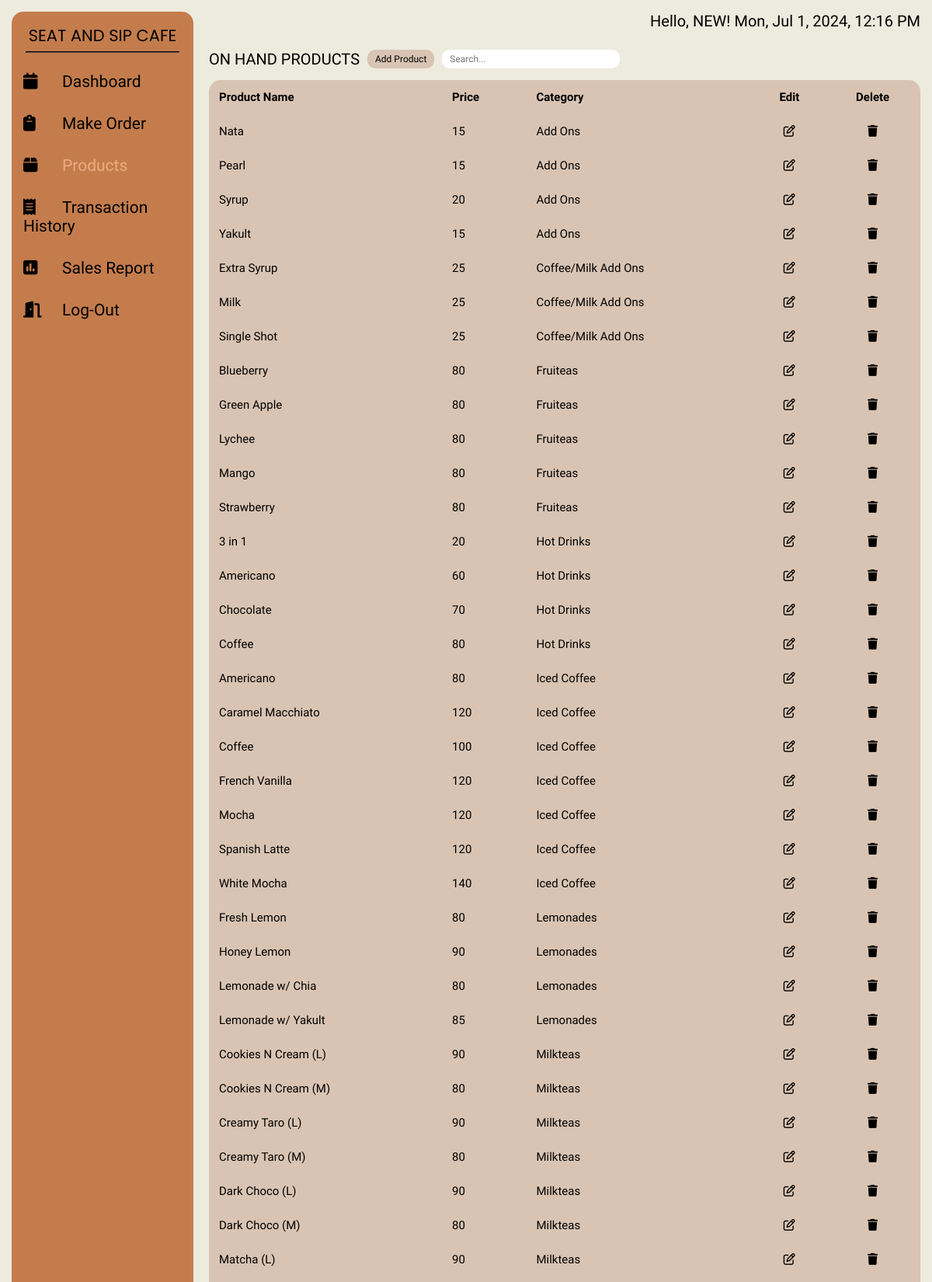
The page /staff/products.php (signed in, upper part) on the database its author committed.
### tables this page shows
CREATE TABLE `products` (
  `product_name` varchar(50) NOT NULL,
  `price` int(11) NOT NULL,
  `category_id` int(50) NOT NULL,
  `product_id` int(8) UNSIGNED ZEROFILL NOT NULL
);

CREATE TABLE `categories` (
  `category_id` int(11) NOT NULL,
  `category_name` varchar(50) NOT NULL
);

### config/staff-authentication.php (called while the page is built, shortened)
<?php
    $user = $_SESSION['user'];
?>

### staff/products.php (the view, shortened to what this page needs)
<?php
    require '../config/staff-authentication.php';
?>
<!DOCTYPE html>
<html lang="en">
<head>
    <link rel="stylesheet" href="../styles/products.css">
</head>
<body>
    <div class="wrapper">
        <div class="sidebar">
            <h2>SEAT AND SIP CAFE</h2>
            <hr class="line">
            <nav>
                <ul>
                    <li><a href="dashboard.php" ><i class="fas fa-solid fa-calendar"></i>Dashboard</a></li>
                    <li><a href="makeorder.php" ><i class="fas fa-solid fa-clipboard"></i>Make Order</a></li>
                    <li><a href="products.php" class="current"><i class="fas fa-solid fa-box"></i>Products</a></li>
                    <li><a href="transaction_history.php"><i class="fas fa-solid fa-receipt"></i>Transaction History</a></li>
                    <li><a href="sales.php"><i class="fas fa-solid fa-square-poll-vertical"></i>Sales Report</a></li>
                    <li><a href="../config/logout.php"><i class="fas fa-solid fa-door-open"></i>Log-Out</a></li>
                </ul>
            </nav>
        </div>
        <div class="main_content">
            <div class="header">
                <div>Hello, <?php Print "$user"?>! <span id='date-time'></span></div>
            </div>
            <div class="info">
                <div class="head">
                    <span class="heading"> ON HAND PRODUCTS</span>
                    <button id="myBtn" class="add"> Add Product </button>
                    <input type="text" id="searchInput" placeholder="Search..." class="search">
                </div>
                <div class="body">
                    <table>
                        <thead>
                            <tr>
                                <th>Product Name</th>
                                <th>Price</th>
                                <th>Category</th>
                                <th class="action">Edit</th>
                                <th class="action">Delete</th>
                            </tr>
                        </thead>
                        <tbody>
                            <?php
                                require("../config/connection.php");
                                $query = mysqli_query($conn, "SELECT products.product_id, products.product_name, products.price, categories.category_name
                                    FROM products INNER JOIN categories ON products.category_id = categories.category_id ORDER BY categories.category_name, products.product_name");
                                while($row = mysqli_fetch_array($query)){
                                    Print "<tr>";
                                        Print "<td data-cell='Product Name'> " . $row['product_name'] . " </td>";
                                        Print "<td data-cell='Price'> " . $row["price"] . " </td>";
                                        Print "<td data-cell='Category'> " . $row["category_name"] . " </td>";
                                        Print '<td class="action" data-cell="Edit"><a href="edit_product.php?id='.$row['product_id'].'"><i class="fa-regular fa-pen-to-square"></i></a></td>';
                                        Print '<td class="action" data-cell="Delete"><a href="../config/delete_product.php?id='.$row['product_id'].'" onclick="return confirmDelete();"><i class="fa-solid fa-trash"></i></a></td>';
                                    Print "</tr>";
                                }
                            ?>
                        </tbody>
                    </table>
                </div>
            </div>
        </div>
    </div>
</body>
</html>

### styles/products.css (style rules this page uses)
html { font-size: 62.5%; }
* { margin: 0; padding: 0; box-sizing: border-box; list-style: none; text-decoration: none; font-family: Zen Kaku Gothic New, 'Source Sans Pro'; color: black; }
body { background-color: #EDEBDE; }
.wrapper { max-width: 140em; padding: 2rem; display: grid; grid-template-columns: 20% 1fr; gap: 2rem; min-height: 100vh; min-width: 100vw; }
.wrapper .sidebar { background: #C47C4C; padding: 1.5rem 0; border-radius: 1.5rem; }
.wrapper .sidebar h2 { text-align: center; font-size: 2.7rem; font-weight: 400; color: black; font-family: Poppins, 'Source Sans Pro'; text-transform: uppercase; text-align: center; }
hr.line { margin: 5px auto; width: 85%; border-color: black; margin-bottom: 1rem; }
.wrapper .sidebar ul li { padding: 15px; font-size: 2.1rem; font-family: Zen Kaku Gothic Antique, 'Source Sans Pro'; font-weight: 400; }
.wrapper .sidebar ul li a { color: black; display: block; }
.wrapper .sidebar ul li a .fas { width: 50px; }
.wrapper .sidebar .current { color: #ECAC81; }
.wrapper .main_content { width: 100%; display: flex; gap: 1.5rem; flex-direction: column; max-height: calc(100vh - 4rem); }
.wrapper .main_content .header { text-align: right; font-size: 2rem; display: flex; justify-content: space-between; padding: 0 0 1rem 0; }
.wrapper .main_content .header div { margin-left: auto; }
.wrapper .main_content .info { font-size: 2rem; display: grid; gap: 1.5rem; max-height: 100svh; grid-template-rows: auto 1fr; flex: 1; overflow: auto; }
.wrapper .main_content .info .head { display: flex; gap: 1rem; }
.wrapper .main_content .info .add { background: #D9C4B3; padding: 0 1rem; border-radius: 1rem; font-size: 1.2rem; border: none; cursor: pointer; height: 100%; }
.wrapper .main_content .info .search { padding: 0 1rem; border-radius: 1rem; font-size: 1.2rem; border: none; cursor: pointer; height: 100%; width: 25%; }
.wrapper .main_content .info .body { height: 100%; background: #D9C4B3; border-radius: 1.5rem; text-align: left; overflow-y: auto; flex: 1; }
.wrapper .main_content .info .body table { width: 100%; border-collapse: collapse; }
.wrapper .main_content .info .body th, td { font-size: 1.5rem; padding: 1.3rem; }
.wrapper .main_content .info .body .action { text-align: center; }
@media screen and (max-width: 1400px) and (min-width: 1150px) { .wrapper { padding: 1.5rem; margin: 0; } }
@media screen and (max-width: 1400px) and (min-width: 1150px) { .wrapper .main_content { max-height: calc(100vh - 3rem); } }
@media screen and (max-width: 1350px) and (min-width: 1000px) { .wrapper .sidebar h2 { font-size: 2.1rem; } }

### rows shown on the page
products: product_name "Nata", price "15", category.category_name "Add Ons"
products: product_name "Pearl", price "15", category.category_name "Add Ons"
products: product_name "Syrup", price "20", category.category_name "Add Ons"
products: product_name "Yakult", price "15", category.category_name "Add Ons"
products: product_name "Extra Syrup", price "25", category.category_name "Coffee/Milk Add Ons"
products: product_name "Milk", price "25", category.category_name "Coffee/Milk Add Ons"
products: product_name "Single Shot", price "25", category.category_name "Coffee/Milk Add Ons"
products: product_name "Blueberry", price "80", category.category_name "Fruiteas"
products: product_name "Green Apple", price "80", category.category_name "Fruiteas"
products: product_name "Lychee", price "80", category.category_name "Fruiteas"
products: product_name "Mango", price "80", category.category_name "Fruiteas"
products: product_name "Strawberry", price "80", category.category_name "Fruiteas"
products: product_name "3 in 1", price "20", category.category_name "Hot Drinks"
products: product_name "Americano", price "60", category.category_name "Hot Drinks"
products: product_name "Chocolate", price "70", category.category_name "Hot Drinks"
products: product_name "Coffee", price "80", category.category_name "Hot Drinks"
products: product_name "Americano", price "80", category.category_name "Iced Coffee"
products: product_name "Caramel Macchiato", price "120", category.category_name "Iced Coffee"
products: product_name "Coffee", price "100", category.category_name "Iced Coffee"
products: product_name "French Vanilla", price "120", category.category_name "Iced Coffee"
products: product_name "Mocha", price "120", category.category_name "Iced Coffee"
products: product_name "Spanish Latte", price "120", category.category_name "Iced Coffee"
products: product_name "White Mocha", price "140", category.category_name "Iced Coffee"
products: product_name "Fresh Lemon", price "80", category.category_name "Lemonades"
products: product_name "Honey Lemon", price "90", category.category_name "Lemonades"
products: product_name "Lemonade w/ Chia", price "80", category.category_name "Lemonades"
products: product_name "Lemonade w/ Yakult", price "85", category.category_name "Lemonades"
products: product_name "Cookies N Cream (L)", price "90", category.category_name "Milkteas"
products: product_name "Cookies N Cream (M)", price "80", category.category_name "Milkteas"
products: product_name "Creamy Taro (L)", price "90", category.category_name "Milkteas"
products: product_name "Creamy Taro (M)", price "80", category.category_name "Milkteas"
products: product_name "Dark Choco (L)", price "90", category.category_name "Milkteas"
products: product_name "Dark Choco (M)", price "80", category.category_name "Milkteas"
products: product_name "Matcha (L)", price "90", category.category_name "Milkteas"

### other values the page prints
$user "NEW"
